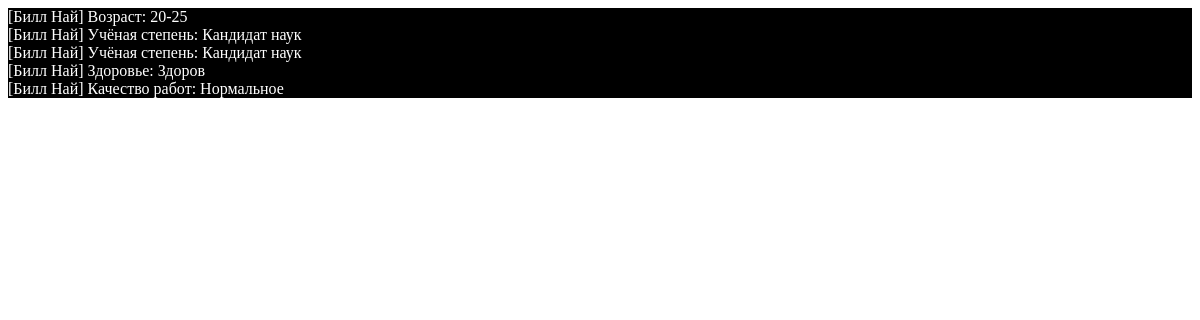
The app's page /university_TItaP/vector/update/alternative/index/university_TItaP/vector/update/18, older data.
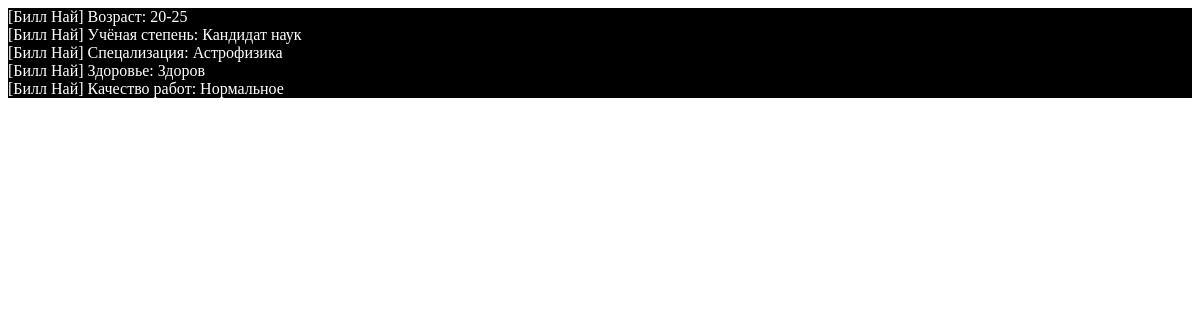
The same page, newer data.
### university_TItaP/models.py (models this page shows, shortened)
class Vector(models.Model):
    class Meta:
        ordering = ['IdMark']
    IdAlt = models.ForeignKey(
        'Alternative',
        on_delete=models.CASCADE,
        blank=True
    )
    IdMark = models.ForeignKey(
        'Mark',
        on_delete=models.CASCADE,
        blank=True
    )
    def __str__(self):
        return "[" + self.IdAlt.AName + "] " + self.IdMark.IdCrit.CName + ": " + self.IdMark.MName

class Alternative(models.Model):
    AName = models.CharField(max_length=140)

class Mark(models.Model):
    IdCrit = models.ForeignKey(
        'Сriterion',
        on_delete=models.CASCADE,
        blank=True
    )
    MName = models.CharField(max_length=140, blank=True)
    MRange = models.IntegerField(blank=True)
    NumMark = models.IntegerField(blank=True)
    NormMark = models.IntegerField(blank=True)

class Сriterion(models.Model):
    CName = models.CharField(max_length=140)
    CRange = models.IntegerField(blank=True)
    CWeight = models.IntegerField(blank=True)
    CType = models.CharField(max_length=140, blank=True)
    OptimType = models.CharField(max_length=140, blank=True)
    EdIzmer = models.CharField(max_length=140, blank=True)
    ScaleType = models.CharField(max_length=140, blank=True)

### university_TItaP/views.py (the view)
# urls.py: url(r'^vector/update/alternative/index/university_TItaP/vector/update/(?P<pk>[0-9]+)$', views.VectorIndexView.as_view()),
class VectorIndexView(ListView):
    model = Vector
    template_name = "university_TItaP/vector_index.html"
    context_object_name = "list"
    def get_queryset(self):
        temp = Vector.objects.get(pk=self.kwargs['pk'])
        return list(Vector.objects.filter(IdAlt=temp.IdAlt))

### templates/university_TItaP/vector_index.html
<div style="background-color: black; color: white;">
    {% for item in list %}
        {{ item }} <br>
    {% endfor %}
</div>

Row changes from the older to the newer data that the page shows:
changed Vector: IdAlt+IdMark "[Билл Най] Учёная степень: Кандидат наук" → "[Билл Най] Спецализация: Астрофизика"
